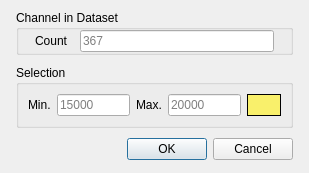
<?xml version="1.0" encoding="UTF-8"?>
<ui version="4.0">
 <class>AddRange_Dialog</class>
 <widget class="QDialog" name="AddRange_Dialog">
  <property name="windowModality">
   <enum>Qt::WindowModal</enum>
  </property>
  <property name="geometry">
   <rect>
    <x>0</x>
    <y>0</y>
    <width>309</width>
    <height>173</height>
   </rect>
  </property>
  <property name="sizePolicy">
   <sizepolicy hsizetype="Preferred" vsizetype="Fixed">
    <horstretch>0</horstretch>
    <verstretch>0</verstretch>
   </sizepolicy>
  </property>
  <property name="windowTitle">
   <string>Add Custom Channel</string>
  </property>
  <layout class="QVBoxLayout" name="verticalLayout">
   <property name="spacing">
    <number>0</number>
   </property>
   <property name="leftMargin">
    <number>16</number>
   </property>
   <property name="topMargin">
    <number>0</number>
   </property>
   <property name="rightMargin">
    <number>16</number>
   </property>
   <property name="bottomMargin">
    <number>0</number>
   </property>
   <item>
    <widget class="QGroupBox" name="ChannelsSummary_GroupBox">
     <property name="sizePolicy">
      <sizepolicy hsizetype="Preferred" vsizetype="Fixed">
       <horstretch>0</horstretch>
       <verstretch>0</verstretch>
      </sizepolicy>
     </property>
     <property name="title">
      <string>Channel in Dataset</string>
     </property>
     <layout class="QGridLayout" name="gridLayout">
      <property name="leftMargin">
       <number>16</number>
      </property>
      <property name="topMargin">
       <number>0</number>
      </property>
      <property name="rightMargin">
       <number>16</number>
      </property>
      <property name="bottomMargin">
       <number>0</number>
      </property>
      <property name="horizontalSpacing">
       <number>12</number>
      </property>
      <property name="verticalSpacing">
       <number>3</number>
      </property>
      <item row="0" column="0">
       <widget class="QLabel" name="Count_Label">
        <property name="text">
         <string>Count</string>
        </property>
       </widget>
      </item>
      <item row="0" column="1">
       <widget class="QLineEdit" name="Count_LineEdit">
        <property name="readOnly">
         <bool>true</bool>
        </property>
        <property name="placeholderText">
         <string>367</string>
        </property>
       </widget>
      </item>
     </layout>
    </widget>
   </item>
   <item>
    <widget class="QGroupBox" name="Selection_GroupBox">
     <property name="sizePolicy">
      <sizepolicy hsizetype="Preferred" vsizetype="Fixed">
       <horstretch>0</horstretch>
       <verstretch>0</verstretch>
      </sizepolicy>
     </property>
     <property name="title">
      <string>Selection</string>
     </property>
     <layout class="QHBoxLayout" name="horizontalLayout">
      <item>
       <widget class="QLabel" name="SelectionMin_Label">
        <property name="text">
         <string>Min.</string>
        </property>
       </widget>
      </item>
      <item>
       <widget class="QLineEdit" name="SelectionMin_LineEdit">
        <property name="placeholderText">
         <string>15000</string>
        </property>
       </widget>
      </item>
      <item>
       <widget class="QLabel" name="SelectionMax_Label">
        <property name="text">
         <string>Max.</string>
        </property>
       </widget>
      </item>
      <item>
       <widget class="QLineEdit" name="SelectionMax_LineEdit">
        <property name="placeholderText">
         <string>20000</string>
        </property>
       </widget>
      </item>
      <item>
       <widget class="QPushButton" name="Selection_ColorButton">
        <property name="maximumSize">
         <size>
          <width>64</width>
          <height>32</height>
         </size>
        </property>
        <property name="styleSheet">
         <string notr="true">background-color: rgb(249, 240, 107);
border: 1px solid black;</string>
        </property>
        <property name="text">
         <string/>
        </property>
       </widget>
      </item>
     </layout>
    </widget>
   </item>
   <item>
    <widget class="QDialogButtonBox" name="AddRangeDialog_ButtonBox">
     <property name="sizePolicy">
      <sizepolicy hsizetype="Expanding" vsizetype="Fixed">
       <horstretch>0</horstretch>
       <verstretch>0</verstretch>
      </sizepolicy>
     </property>
     <property name="orientation">
      <enum>Qt::Horizontal</enum>
     </property>
     <property name="standardButtons">
      <set>QDialogButtonBox::Cancel|QDialogButtonBox::Ok</set>
     </property>
    </widget>
   </item>
  </layout>
 </widget>
 <tabstops>
  <tabstop>Count_LineEdit</tabstop>
  <tabstop>SelectionMin_LineEdit</tabstop>
  <tabstop>SelectionMax_LineEdit</tabstop>
 </tabstops>
 <resources/>
 <connections>
  <connection>
   <sender>AddRangeDialog_ButtonBox</sender>
   <signal>accepted()</signal>
   <receiver>AddRange_Dialog</receiver>
   <slot>accept()</slot>
   <hints>
    <hint type="sourcelabel">
     <x>264</x>
     <y>172</y>
    </hint>
    <hint type="destinationlabel">
     <x>157</x>
     <y>172</y>
    </hint>
   </hints>
  </connection>
  <connection>
   <sender>AddRangeDialog_ButtonBox</sender>
   <signal>rejected()</signal>
   <receiver>AddRange_Dialog</receiver>
   <slot>reject()</slot>
   <hints>
    <hint type="sourcelabel">
     <x>309</x>
     <y>172</y>
    </hint>
    <hint type="destinationlabel">
     <x>286</x>
     <y>172</y>
    </hint>
   </hints>
  </connection>
 </connections>
</ui>
